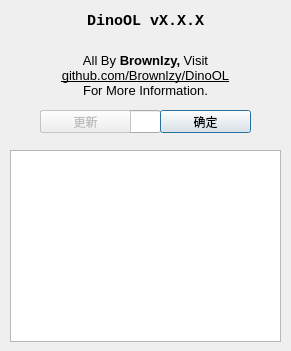
<?xml version="1.0" encoding="UTF-8"?>
<ui version="4.0">
 <class>About</class>
 <widget class="QDialog" name="About">
  <property name="geometry">
   <rect>
    <x>0</x>
    <y>0</y>
    <width>291</width>
    <height>351</height>
   </rect>
  </property>
  <property name="sizePolicy">
   <sizepolicy hsizetype="Fixed" vsizetype="Fixed">
    <horstretch>0</horstretch>
    <verstretch>0</verstretch>
   </sizepolicy>
  </property>
  <property name="windowTitle">
   <string>关于 DinoOL</string>
  </property>
  <widget class="QLabel" name="label_2">
   <property name="geometry">
    <rect>
     <x>10</x>
     <y>0</y>
     <width>271</width>
     <height>41</height>
    </rect>
   </property>
   <property name="font">
    <font>
     <family>Consolas</family>
     <pointsize>11</pointsize>
     <weight>75</weight>
     <italic>false</italic>
     <bold>true</bold>
    </font>
   </property>
   <property name="styleSheet">
    <string notr="true"/>
   </property>
   <property name="text">
    <string>DinoOL vX.X.X</string>
   </property>
   <property name="alignment">
    <set>Qt::AlignCenter</set>
   </property>
  </widget>
  <widget class="QLabel" name="label">
   <property name="geometry">
    <rect>
     <x>10</x>
     <y>50</y>
     <width>271</width>
     <height>51</height>
    </rect>
   </property>
   <property name="text">
    <string>&lt;html&gt;&lt;head/&gt;&lt;body&gt;&lt;p align=&quot;center&quot;&gt;&lt;span style=&quot; font-size:10pt;&quot;&gt;All By &lt;/span&gt;&lt;span style=&quot; font-size:10pt; font-weight:600;&quot;&gt;Brownlzy, &lt;/span&gt;&lt;span style=&quot; font-size:10pt;&quot;&gt;Visit &lt;/span&gt;&lt;br/&gt;&lt;span style=&quot; font-size:10pt; text-decoration: underline;&quot;&gt;github.com/Brownlzy/DinoOL&lt;/span&gt;&lt;br/&gt;&lt;span style=&quot; font-size:10pt;&quot;&gt;For More Information.&lt;/span&gt;&lt;/p&gt;&lt;/body&gt;&lt;/html&gt;</string>
   </property>
   <property name="alignment">
    <set>Qt::AlignCenter</set>
   </property>
  </widget>
  <widget class="QPushButton" name="pushButton">
   <property name="geometry">
    <rect>
     <x>160</x>
     <y>110</y>
     <width>91</width>
     <height>23</height>
    </rect>
   </property>
   <property name="toolTip">
    <string/>
   </property>
   <property name="text">
    <string>确定</string>
   </property>
  </widget>
  <widget class="QLabel" name="label_3">
   <property name="geometry">
    <rect>
     <x>10</x>
     <y>20</y>
     <width>271</width>
     <height>41</height>
    </rect>
   </property>
   <property name="font">
    <font>
     <family>Consolas</family>
     <pointsize>9</pointsize>
     <weight>75</weight>
     <italic>false</italic>
     <bold>true</bold>
    </font>
   </property>
   <property name="styleSheet">
    <string notr="true"/>
   </property>
   <property name="text">
    <string/>
   </property>
   <property name="alignment">
    <set>Qt::AlignCenter</set>
   </property>
  </widget>
  <widget class="QPushButton" name="pushButton_2">
   <property name="enabled">
    <bool>false</bool>
   </property>
   <property name="geometry">
    <rect>
     <x>40</x>
     <y>110</y>
     <width>91</width>
     <height>23</height>
    </rect>
   </property>
   <property name="text">
    <string>更新</string>
   </property>
  </widget>
  <widget class="QProgressBar" name="progressBar">
   <property name="geometry">
    <rect>
     <x>40</x>
     <y>110</y>
     <width>121</width>
     <height>23</height>
    </rect>
   </property>
   <property name="maximum">
    <number>100</number>
   </property>
   <property name="value">
    <number>0</number>
   </property>
   <property name="textVisible">
    <bool>true</bool>
   </property>
   <property name="textDirection">
    <enum>QProgressBar::TopToBottom</enum>
   </property>
  </widget>
  <widget class="QTextBrowser" name="textBrowser">
   <property name="geometry">
    <rect>
     <x>10</x>
     <y>150</y>
     <width>271</width>
     <height>192</height>
    </rect>
   </property>
  </widget>
  <zorder>progressBar</zorder>
  <zorder>label_2</zorder>
  <zorder>label_3</zorder>
  <zorder>label</zorder>
  <zorder>pushButton</zorder>
  <zorder>pushButton_2</zorder>
  <zorder>textBrowser</zorder>
 </widget>
 <layoutdefault spacing="6" margin="11"/>
 <resources/>
 <connections>
  <connection>
   <sender>pushButton</sender>
   <signal>clicked()</signal>
   <receiver>About</receiver>
   <slot>close()</slot>
   <hints>
    <hint type="sourcelabel">
     <x>142</x>
     <y>101</y>
    </hint>
    <hint type="destinationlabel">
     <x>190</x>
     <y>101</y>
    </hint>
   </hints>
  </connection>
 </connections>
</ui>
